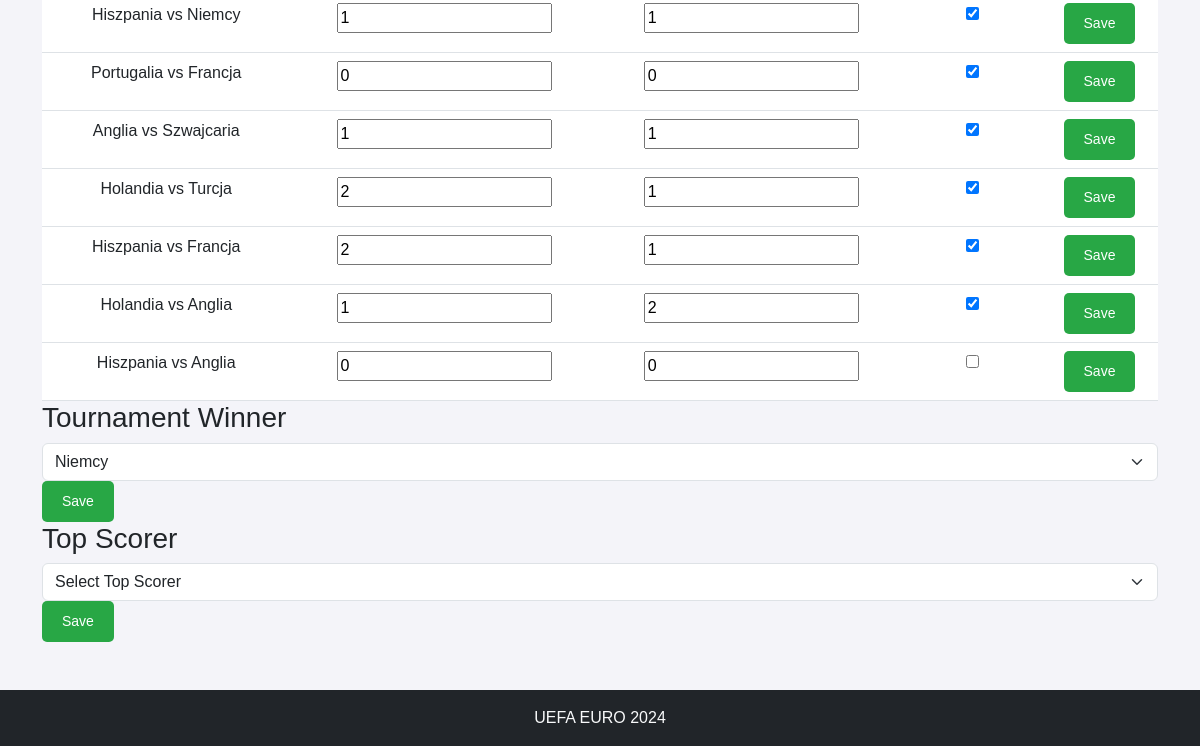
The app's page /actual_results/ (signed in, lower part), older data.
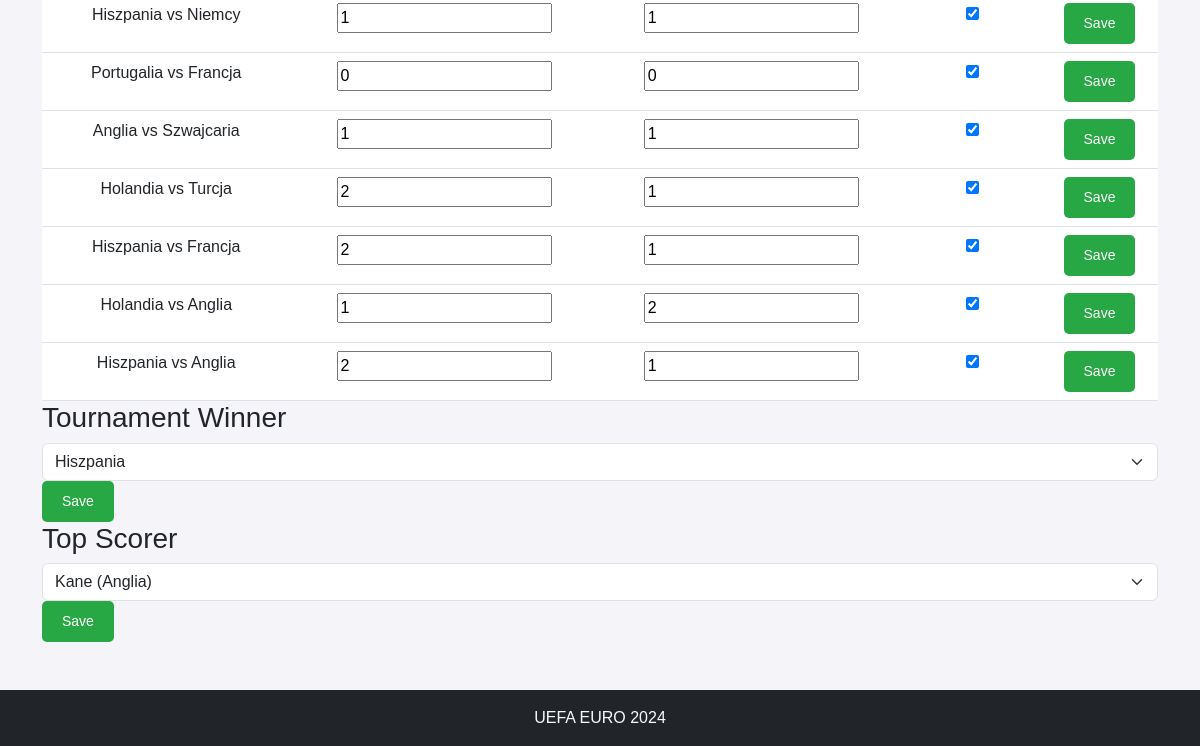
The same page, newer data.
### contest/models.py (models this page shows, shortened)
class Match(models.Model):
    group = models.CharField(max_length=2)
    home_team = models.CharField(max_length=100)
    away_team = models.CharField(max_length=100)
    date = models.DateTimeField()
    place = models.CharField(max_length=100)
    actual_home_team_score = models.IntegerField(null=True, blank=True, default=0)
    actual_away_team_score = models.IntegerField(null=True, blank=True, default=0)
    final_score = models.BooleanField(default=False)

class TopScorerSelection(models.Model):
    player = models.CharField(max_length=100)
    country = models.CharField(max_length=100)
    confirmed = models.BooleanField(default=False)
    is_top_scorer = models.BooleanField(default=False)
    user = models.ForeignKey(User, on_delete=models.CASCADE, null=True, blank=True)

class TopScorer(models.Model):
    player_name = models.CharField(max_length=100, blank=True, default='')
    country = models.CharField(max_length=100, blank=True, default='')

### contest/views.py (the view, shortened to what this page needs)
# urls.py: path('actual_results/', views.actual_results, name='actual_results'),
@superuser_required
def actual_results(request):
    matches = Match.objects.all()
    teams = Team.objects.all()
    top_scorers = TopScorer.objects.all()
    tournament_results, created = TournamentResults.objects.get_or_create(id=1)
    selected_winner = tournament_results.winner_team
    selected_top_scorer = tournament_results.top_scorer
    context = {
        'matches': matches,
        'teams': teams,
        'top_scorers': top_scorers,
        'selected_winner': selected_winner,
        'selected_top_scorer': selected_top_scorer,
    }
    return render(request, 'actual_results.html', context)

### contest/templatetags/article_tags.py (called while the page is built)
@register.simple_tag
def get_articles():
    return Article.objects.all()

### contest/views.py (called while the page is built)
def superuser_required(view_func):
    decorated_view_func = user_passes_test(lambda u: u.is_superuser)(view_func)
    return decorated_view_func

### contest/templates/actual_results.html (shortened to what this page needs)
{% extends 'base.html' %}
{% block content %}
<form method="post">
    <table class="table">
        <tbody>
            {% for match in matches %}
                <tr>
                    <td>{{ match.home_team }} vs {{ match.away_team }}</td>
                    <td>
                        <input type="number" name="home_team_score_{{ match.id }}" value="{{ match.actual_home_team_score }}" class="input-score">
                    </td>
                    <td>
                        <input type="number" name="away_team_score_{{ match.id }}" value="{{ match.actual_away_team_score }}" class="input-score">
                    </td>
                    <td>
                        <input type="checkbox" name="final_score_{{ match.id }}" {% if match.final_score %}checked{% endif %}>
                    </td>
                    <td>
                        <button type="submit" name="save_match" value="{{ match.id }}" class="button">Save</button>
                    </td>
                </tr>
            {% endfor %}
        </tbody>
    </table>
</form>
<h3>Tournament Winner</h3>
<form method="post">
    <select name="winner_team" class="form-select">
        {% for team in teams %}
            <option value="{{ team.name }}" {% if selected_winner and selected_winner.name == team.name %}selected{% endif %}>
                {{ team.name }}
            </option>
        {% endfor %}
    </select>
    <button type="submit" name="save_winner" class="button">Save</button>
</form>
<h3>Top Scorer</h3>
<form method="post">
    <select name="top_scorer" class="form-select">
        <option value="">Select Top Scorer</option>
        {% for player in top_scorers %}
            <option value="{{ player.id }}" {% if selected_top_scorer and selected_top_scorer.player == player.player_name %}selected{% endif %}>
                {{ player.player_name }} ({{ player.country }})
            </option>
        {% endfor %}
    </select>
    <button type="submit" name="save_top_scorer" class="button">Save</button>
</form>
{% endblock %}

Row changes from the older to the newer data that the page shows:
changed Match (number 7 of 7 on the later page): actual_home_team_score "0" → "2"; actual_away_team_score "0" → "1"; final_score "☐" → "☑"
added TopScorerSelection: top_scorer "Kane (Anglia)"
Text that changed along with them:
form field winner_team: "Niemcy" → "Hiszpania"
form field top_scorer: "Select Top Scorer" → (not shown)
